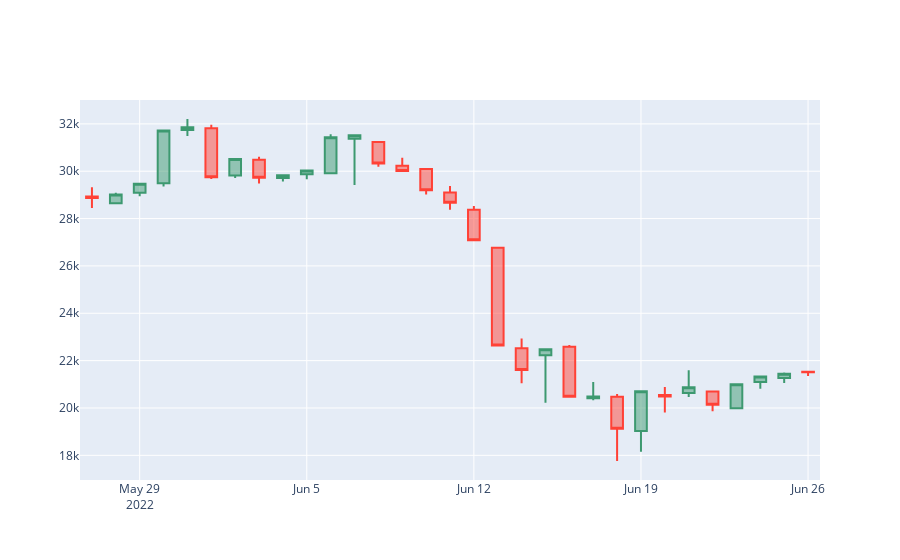

Notebook code for this chart:
### Markdown cell above
Finally we are now ready to use plotly to create our Candlestick Chart.

### Code cell
fig = go.Figure(data=[go.Candlestick(x=candlestick_data['date'],
                open=candlestick_data['Price']['first'], 
                high=candlestick_data['Price']['max'],
                low=candlestick_data['Price']['min'], 
                close=candlestick_data['Price']['last'])
                ])

fig.update_layout(xaxis_rangeslider_visible=False)

fig.show()
